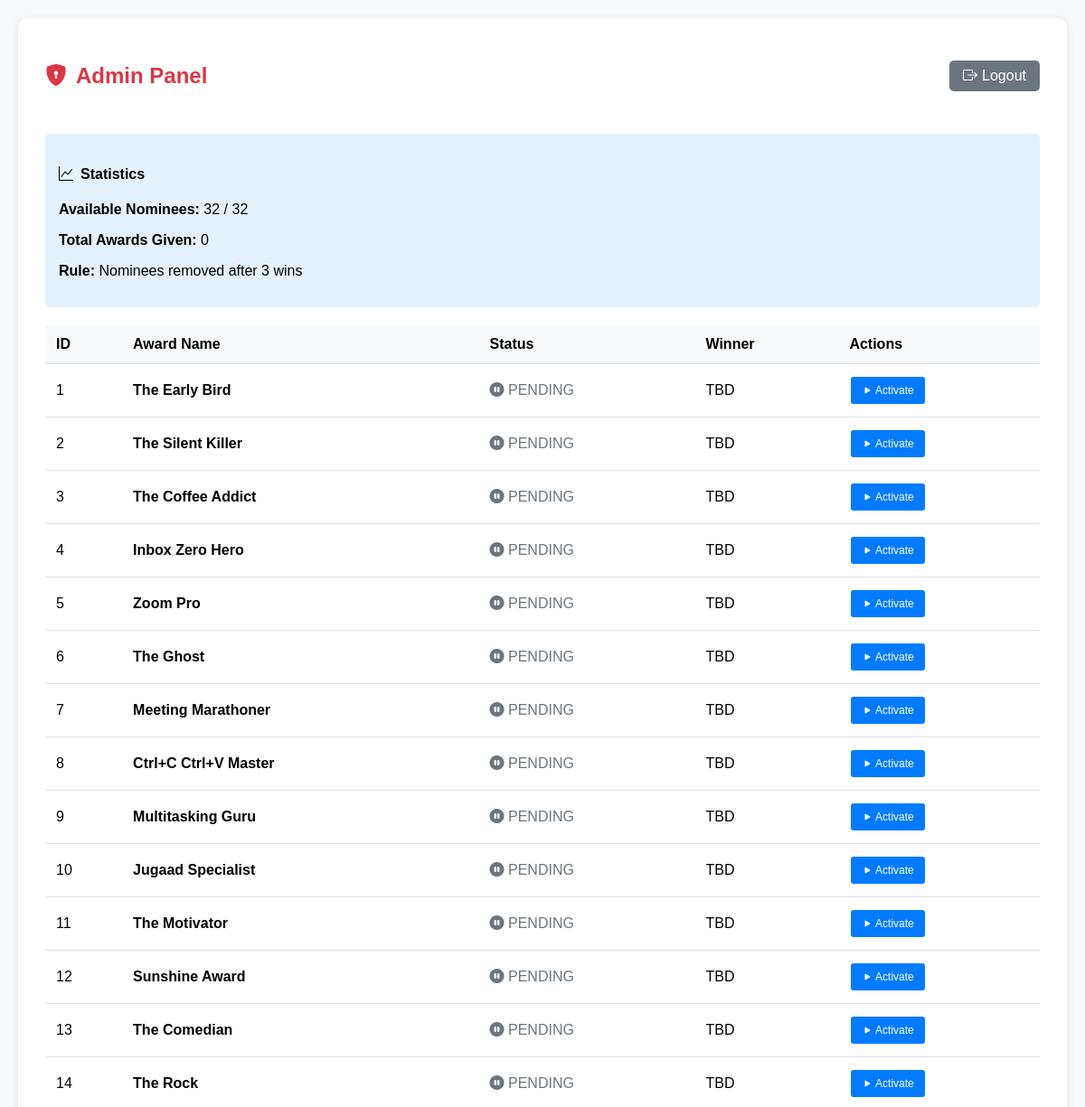
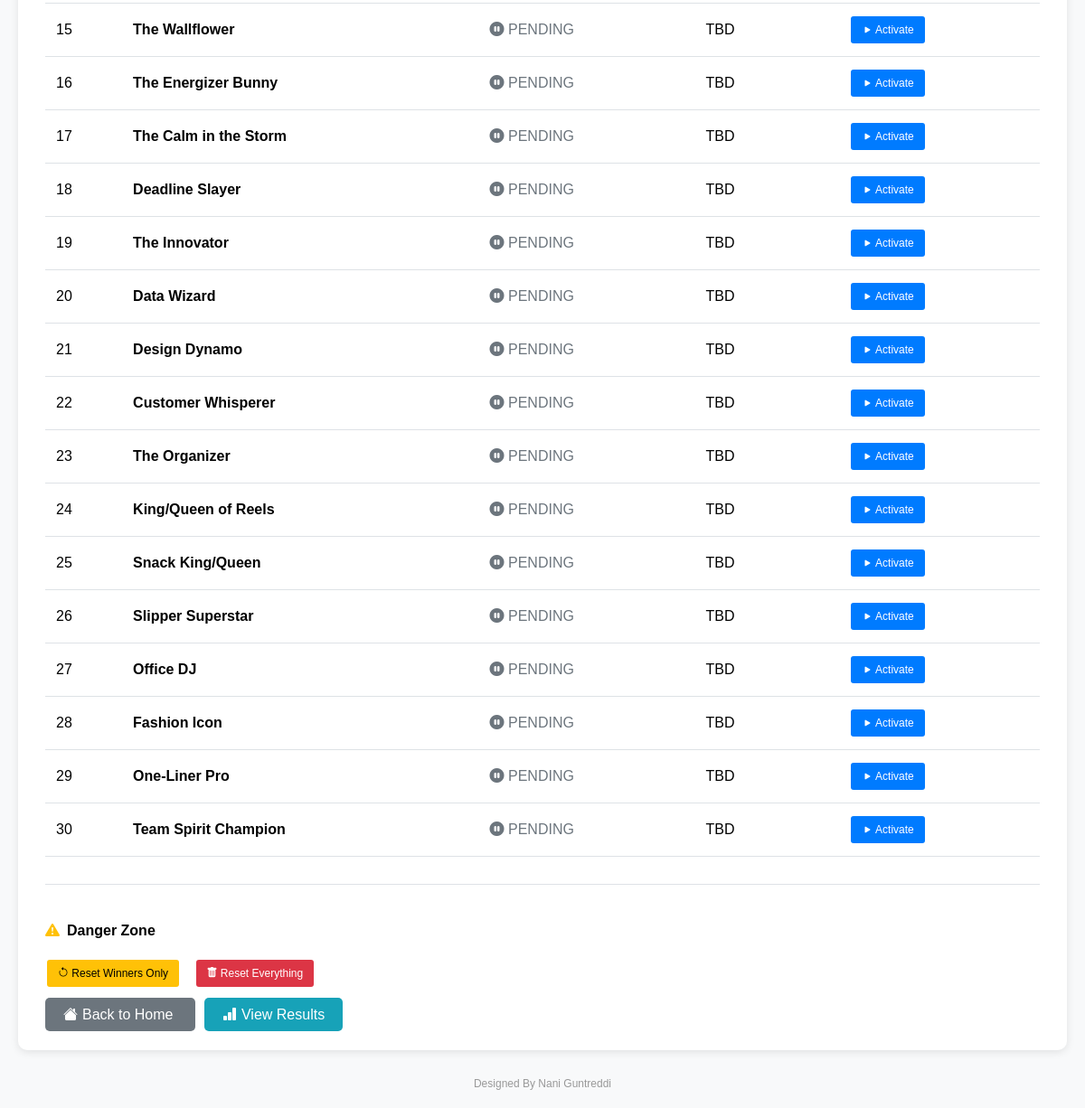
Before: /admin (signed in) with the older database file (2 pictures, top to bottom).
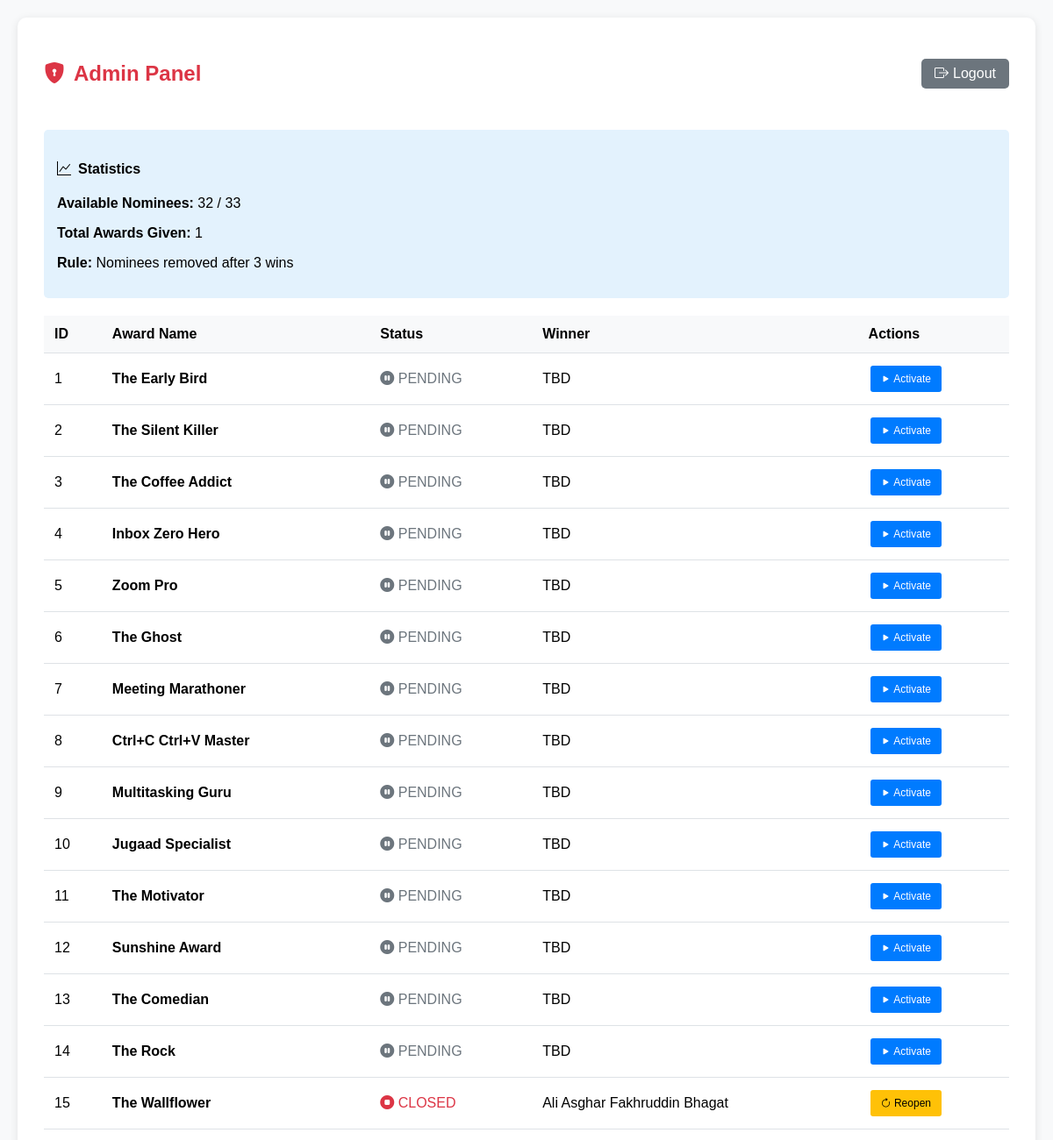
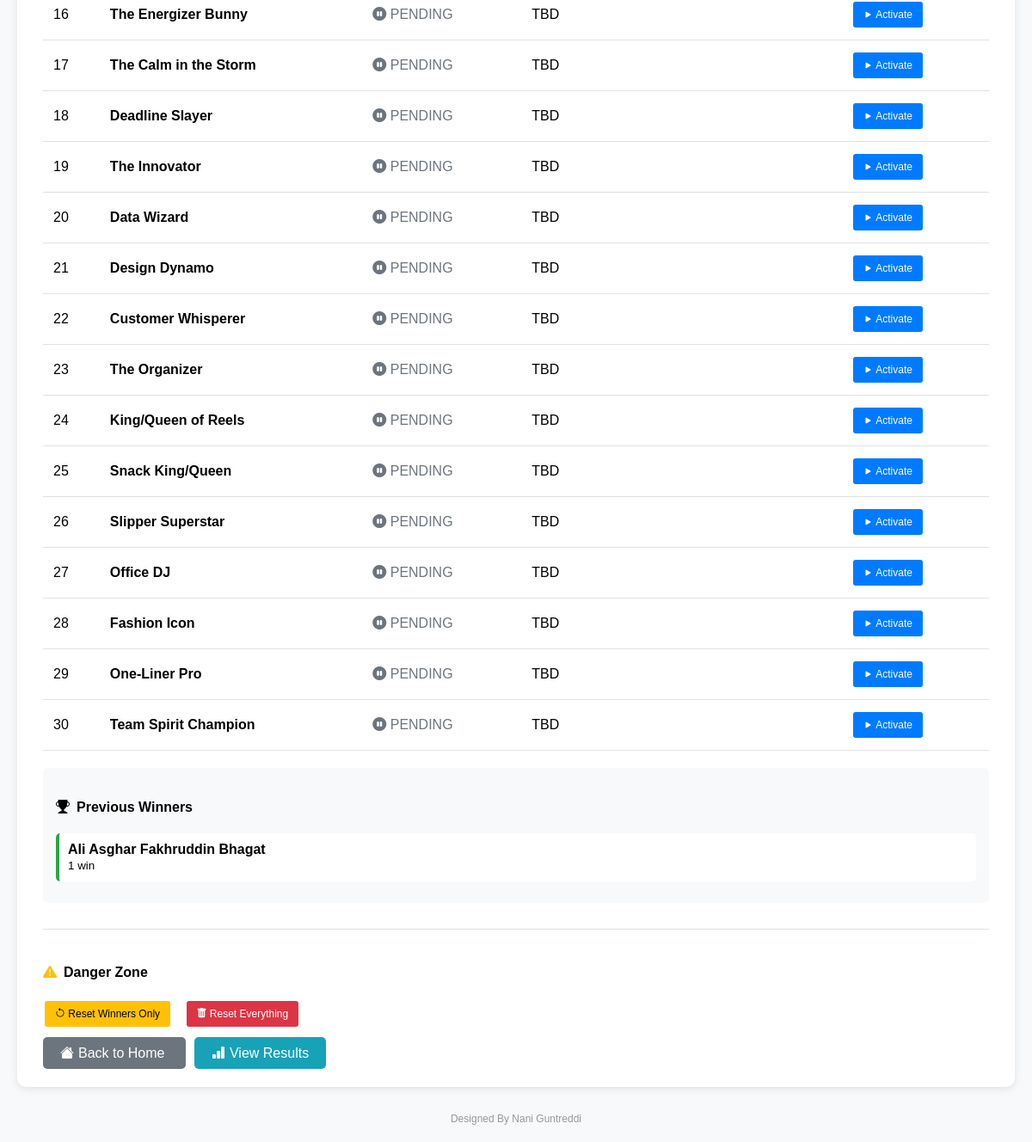
After: the same page with the newer database file (2 pictures, top to bottom).
### tables this page shows
CREATE TABLE awards (
                id INTEGER PRIMARY KEY,
                name TEXT,
                description TEXT,
                posted BOOLEAN DEFAULT 0,
                winner TEXT,
                current BOOLEAN DEFAULT 0
            );

CREATE TABLE winners (
                id INTEGER PRIMARY KEY AUTOINCREMENT,
                nominee TEXT,
                award_id INTEGER,
                award_name TEXT,
                won_date TIMESTAMP DEFAULT CURRENT_TIMESTAMP
            );

### app.py (the view, shortened to what this page needs)
@app.route("/admin", methods=["GET", "POST"])
def admin_panel():
    if not check_admin_auth():
        return redirect("/admin_login")
    with db_conn() as conn:
        c = conn.cursor()
        c.execute("SELECT id, name, posted, winner, current FROM awards ORDER BY id")
        awards = c.fetchall()
        c.execute("SELECT nominee, award_name FROM winners ORDER BY won_date")
        winners_list = c.fetchall()
        available_count = len(get_available_nominees())
    return render_template("admin.html", awards=awards, winners_list=winners_list, available_count=available_count)

### app.py (called while the page is built)
def db_conn():
    return sqlite3.connect(DB_FILE)

def get_available_nominees():
    with db_conn() as conn:
        c = conn.cursor()
        c.execute("SELECT nominee, COUNT(*) as win_count FROM winners GROUP BY nominee")
        winner_counts = c.fetchall()
        excluded_nominees = [nominee for nominee, count in winner_counts if count >= 3]
        return [nominee for nominee in NOMINEES if nominee not in excluded_nominees]

@app.before_request
def assign_key():
    if not hasattr(app, '_db_initialized'):
        init_db()
        app._db_initialized = True

def check_admin_auth():
    return session.get('admin_authenticated') == True

### templates/admin.html (shortened to what the changed rows need)
<!DOCTYPE html>
<html>
<head>
    <link href="https://cdn.jsdelivr.net/npm/bootstrap-icons@1.10.0/font/bootstrap-icons.css" rel="stylesheet">
</head>
<body>
    <div class="container">
        <div class="admin-header">
            <h2><i class="bi bi-shield-lock-fill" style="margin-right:10px;"></i>Admin Panel</h2>
        </div>
        <div class="stats">
            <h4><i class="bi bi-graph-up" style="margin-right:8px;"></i>Statistics</h4>
            <p><strong>Available Nominees:</strong> {{ available_count }} / {{ winners_list|length + available_count }}</p>
            <p><strong>Total Awards Given:</strong> {{ winners_list|length }}</p>
            <p><strong>Rule:</strong> Nominees removed after 3 wins</p>
        </div>
        <table>
            <thead>
                <tr>
                    <th>ID</th>
                    <th>Award Name</th>
                    <th>Status</th>
                    <th>Winner</th>
                    <th>Actions</th>
                </tr>
            </thead>
            <tbody>
                {% for award_id, name, posted, winner, current in awards %}
                <tr>
                    <td>{{ award_id }}</td>
                    <td><strong>{{ name }}</strong></td>
                    <td>
                        {% if current %}
                            <span style="color:#28a745;"><i class="bi bi-play-circle-fill"></i> ACTIVE</span>
                        {% elif posted %}
                            <span style="color:#dc3545;"><i class="bi bi-stop-circle-fill"></i> CLOSED</span>
                        {% else %}
                            <span style="color:#6c757d;"><i class="bi bi-pause-circle-fill"></i> PENDING</span>
                        {% endif %}
                    </td>
                    <td>{{ winner or "TBD" }}</td>
                    <td>
                        {% if not current and not posted %}
                            <form method="post" style="display:inline;">
                                <button type="submit" name="action" value="set_current" class="btn btn-primary">
                                    <i class="bi bi-play-fill"></i> Activate
                                </button>
                            </form>
                        {% endif %}
                        {% if posted %}
                            <form method="post" style="display:inline;">
                                <button type="submit" name="action" value="reopen" class="btn btn-warning">
                                    <i class="bi bi-arrow-clockwise"></i> Reopen
                                </button>
                            </form>
                        {% endif %}
                    </td>
                </tr>
                {% endfor %}
            </tbody>
        </table>
        {% if winners_list %}
        <div class="winners-section">
            <h4><i class="bi bi-trophy-fill" style="margin-right:8px;"></i>Previous Winners</h4>
            {% set winner_counts = {} %}
            <div class="winner-grid">
                {% for winner in winner_counts %}
                    <div class="winner-card {% if winner_counts[winner] >= 3 %}retired{% elif winner_counts[winner] == 2 %}warning{% endif %}">
                        <strong>{{ winner }}</strong><br>
                        <small>
                            {{ winner_counts[winner] }} win{{ 's' if winner_counts[winner] != 1 else '' }}
                        </small>
                    </div>
                {% endfor %}
            </div>
        </div>
        {% endif %}
    </div>
</body>
</html>

Changed rows visible on the page:
changed awards "The Wallflower": winner "TBD" → "Ali Asghar Fakhruddin Bhagat"; posted "PENDING Activate" → "CLOSED Reopen"
added winners: nominee "Ali Asghar Fakhruddin Bhagat", nominee "1"
Other visible differences:
{{ winners_list|length + available_count }}: "32" → "33"
{{ winners_list|length }}: "0" → "1"
text now shown: "Previous Winners"
